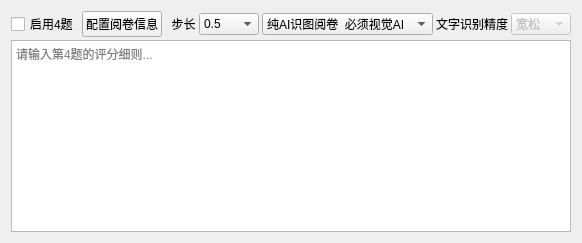
          <widget class="QWidget" name="tab_question4">
           <attribute name="title">
            <string>题目4</string>
           </attribute>
           <layout class="QVBoxLayout" name="verticalLayout_q4">
            <property name="spacing">
             <number>3</number>
            </property>
            <item>
             <layout class="QHBoxLayout" name="horizontalLayout_q4_header">
              <item>
               <widget class="QCheckBox" name="enableQuestion4">
                <property name="text">
                 <string>启用4题</string>
                </property>
               </widget>
              </item>
              <item>
               <widget class="QPushButton" name="configQuestion4">
                <property name="text">
                 <string>配置阅卷信息</string>
                </property>
               </widget>
              </item>
              <item>
               <widget class="QLabel" name="label_step4">
                <property name="sizePolicy">
                 <sizepolicy hsizetype="Fixed" vsizetype="Preferred">
                  <horstretch>0</horstretch>
                  <verstretch>0</verstretch>
                 </sizepolicy>
                </property>
                <property name="text">
                 <string>  步长</string>
                </property>
               </widget>
              </item>
              <item>
               <widget class="QComboBox" name="score_rounding_step_4">
                <property name="sizePolicy">
                 <sizepolicy hsizetype="Fixed" vsizetype="Fixed">
                  <horstretch>0</horstretch>
                  <verstretch>0</verstretch>
                 </sizepolicy>
                </property>
                <property name="minimumSize">
                 <size>
                  <width>60</width>
                  <height>0</height>
                 </size>
                </property>
                <item>
                 <property name="text">
                  <string>0.5</string>
                 </property>
                </item>
                <item>
                 <property name="text">
                  <string>1</string>
                 </property>
                </item>
               </widget>
              </item>
              <item>
               <widget class="QComboBox" name="ocr_mode_4">
                <property name="sizePolicy">
                 <sizepolicy hsizetype="Fixed" vsizetype="Fixed">
                  <horstretch>0</horstretch>
                  <verstretch>0</verstretch>
                 </sizepolicy>
                </property>
                <property name="minimumSize">
                 <size>
                  <width>160</width>
                  <height>0</height>
                 </size>
                </property>
                <item>
                 <property name="text">
                  <string>纯AI识图阅卷  必须视觉AI</string>
                 </property>
                </item>
                <item>
                 <property name="text">
                  <string>百度OCR识别文字+AI评阅</string>
                 </property>
                </item>
               </widget>
              </item>
              <item>
               <widget class="QLabel" name="label_15_q4">
                <property name="sizePolicy">
                 <sizepolicy hsizetype="Fixed" vsizetype="Preferred">
                  <horstretch>0</horstretch>
                  <verstretch>0</verstretch>
                 </sizepolicy>
                </property>
                <property name="text">
                 <string>文字识别精度</string>
                </property>
               </widget>
              </item>
              <item>
               <widget class="QComboBox" name="ocr_quality_4">
                <property name="enabled">
                 <bool>false</bool>
                </property>
                <property name="sizePolicy">
                 <sizepolicy hsizetype="Fixed" vsizetype="Fixed">
                  <horstretch>0</horstretch>
                  <verstretch>0</verstretch>
                 </sizepolicy>
                </property>
                <property name="minimumSize">
                 <size>
                  <width>60</width>
                  <height>0</height>
                 </size>
                </property>
                <item>
                 <property name="text">
                  <string>宽松</string>
                 </property>
                </item>
                <item>
                 <property name="text">
                  <string>适度</string>
                 </property>
                </item>
                <item>
                 <property name="text">
                  <string>严格</string>
                 </property>
                </item>
               </widget>
              </item>
             </layout>
            </item>
            <item>
             <widget class="QPlainTextEdit" name="StandardAnswer_text_4">
              <property name="placeholderText">
               <string>请输入第4题的评分细则...</string>
              </property>
             </widget>
            </item>
           </layout>
          </widget>
